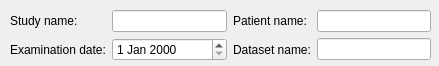
<?xml version="1.0" encoding="UTF-8"?>
<ui version="4.0">
 <class>QtShanoirSearchWidget</class>
 <widget class="QWidget" name="QtShanoirSearchWidget">
  <property name="geometry">
   <rect>
    <x>0</x>
    <y>0</y>
    <width>439</width>
    <height>66</height>
   </rect>
  </property>
  <property name="windowTitle">
   <string>Form</string>
  </property>
  <widget class="QWidget" name="gridLayoutWidget">
   <property name="geometry">
    <rect>
     <x>10</x>
     <y>10</y>
     <width>421</width>
     <height>51</height>
    </rect>
   </property>
   <layout class="QGridLayout" name="gridLayout">
    <item row="1" column="3">
     <widget class="QLineEdit" name="datasetNameLineEdit">
      <property name="mouseTracking">
       <bool>true</bool>
      </property>
     </widget>
    </item>
    <item row="1" column="0">
     <widget class="QLabel" name="examinationDateLabel">
      <property name="text">
       <string>Examination date:</string>
      </property>
     </widget>
    </item>
    <item row="1" column="1">
     <widget class="QDateEdit" name="examinationDateDateEdit"/>
    </item>
    <item row="0" column="1">
     <widget class="QLineEdit" name="studyNameLineEdit">
      <property name="mouseTracking">
       <bool>true</bool>
      </property>
     </widget>
    </item>
    <item row="0" column="2">
     <widget class="QLabel" name="patientNameLabel">
      <property name="text">
       <string>Patient name:</string>
      </property>
     </widget>
    </item>
    <item row="1" column="2">
     <widget class="QLabel" name="datasetNameLabel">
      <property name="text">
       <string>Dataset name:</string>
      </property>
     </widget>
    </item>
    <item row="0" column="0">
     <widget class="QLabel" name="studyNameLabel">
      <property name="text">
       <string>Study name:</string>
      </property>
     </widget>
    </item>
    <item row="0" column="3">
     <widget class="QLineEdit" name="patientNameLineEdit">
      <property name="mouseTracking">
       <bool>true</bool>
      </property>
     </widget>
    </item>
   </layout>
  </widget>
 </widget>
 <resources/>
 <connections/>
</ui>
